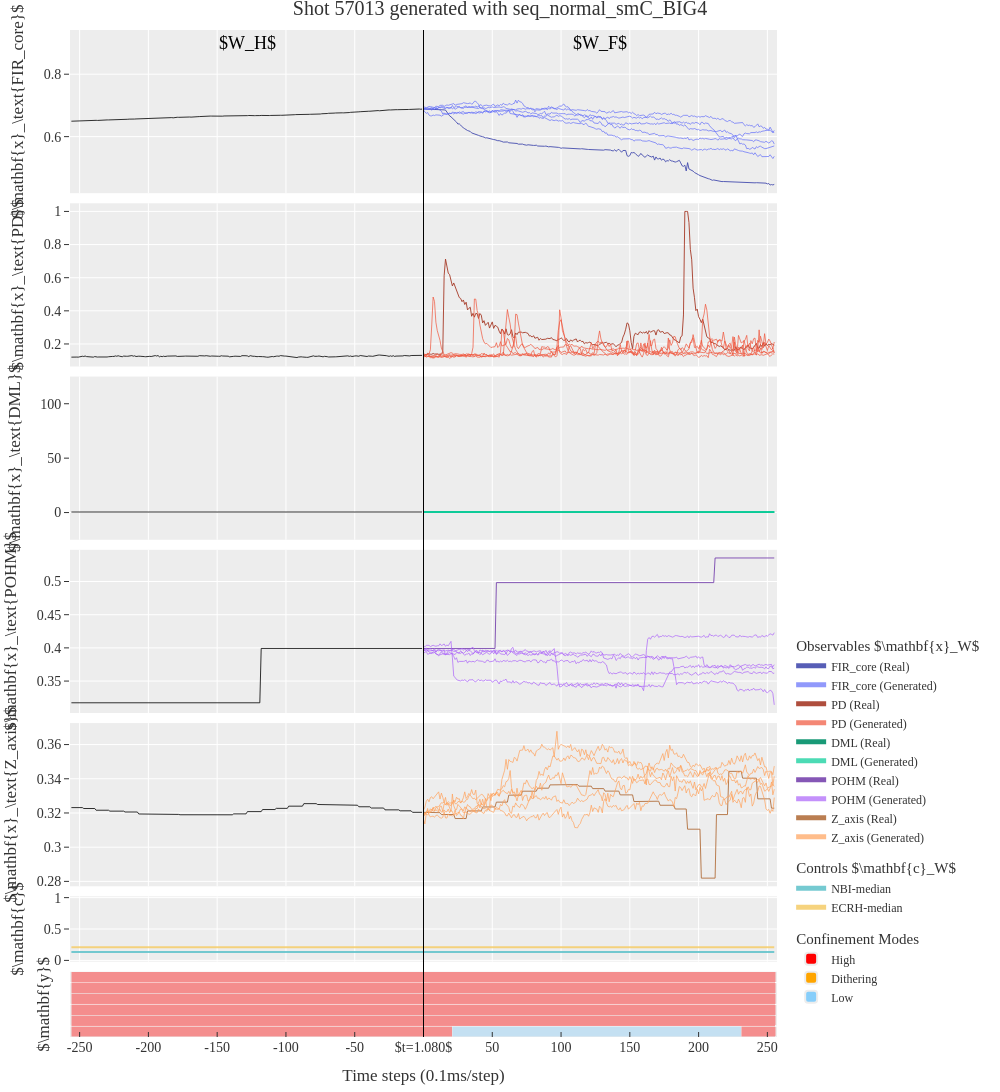

The cell this chart's notebook holds for it:
### Code cell
from importlib import reload

src.plotters.printing_plots = reload(src.plotters.printing_plots)
fig = src.plotters.printing_plots.multi_sample_single_window_lines_plotly(
    **output, title=f"Shot {shot_number} generated with {selected_run.name}"
)

### Figure 1 — Plotly figure (JSON) as saved in the notebook; plotly's stock layout.template omitted (floating-point values rounded to 4 significant figures; data arrays with more than 128 entries replaced by an {"elided": "..."} marker saying what was removed)
{"data": [{"legendgroup": "X", "legendgrouptitle": {"text": "Observables $\\mathbf{x}_W$"}, "line": {"color": "rgb(69.3, 77.0, 175.0)", "width": 1}, "mode": "lines", "name": "FIR_core (Real)", "opacity": 0.9, "type": "scatter", "x": {"elided": "256 int values"}, "xaxis": "x", "y": {"elided": "256 float values"}, "yaxis": "y"}, {"legendgroup": "X", "line": {"color": "#636EFA", "dash": "solid", "width": 1}, "mode": "lines", "name": "FIR_core (Generated)", "opacity": 0.7, "showlegend": true, "type": "scatter", "x": {"elided": "256 int values"}, "xaxis": "x", "y": {"elided": "256 float values"}, "yaxis": "y"}, {"legendgroup": "X", "line": {"color": "#636EFA", "dash": "solid", "width": 1}, "mode": "lines", "name": "FIR_core (Generated)", "opacity": 0.7, "showlegend": false, "type": "scatter", "x": {"elided": "256 int values"}, "xaxis": "x", "y": {"elided": "256 float values"}, "yaxis": "y"}, {"legendgroup": "X", "line": {"color": "#636EFA", "dash": "solid", "width": 1}, "mode": "lines", "name": "FIR_core (Generated)", "opacity": 0.7, "showlegend": false, "type": "scatter", "x": {"elided": "256 int values"}, "xaxis": "x", "y": {"elided": "256 float values"}, "yaxis": "y"}, {"legendgroup": "X", "line": {"color": "#636EFA", "dash": "solid", "width": 1}, "mode": "lines", "name": "FIR_core (Generated)", "opacity": 0.7, "showlegend": false, "type": "scatter", "x": {"elided": "256 int values"}, "xaxis": "x", "y": {"elided": "256 float values"}, "yaxis": "y"}, {"legendgroup": "X", "line": {"color": "#636EFA", "dash": "solid", "width": 1}, "mode": "lines", "name": "FIR_core (Generated)", "opacity": 0.7, "showlegend": false, "type": "scatter", "x": {"elided": "256 int values"}, "xaxis": "x", "y": {"elided": "256 float values"}, "yaxis": "y"}, {"legendgroup": "x", "line": {"color": "black", "width": 1}, "mode": "lines", "name": "FIR_core (history)", "opacity": 0.8, "showlegend": false, "type": "scatter", "x": {"elided": "256 int values"}, "xaxis": "x", "y": {"elided": "256 float values"}, "yaxis": "y"}, {"legendgroup": "X", "legendgrouptitle": {"text": "Observables $\\mathbf{x}_W$"}, "line": {"color": "rgb(167.29999999999998, 59.49999999999999, 41.3)", "width": 1}, "mode": "lines", "name": "PD (Real)", "opacity": 0.9, "type": "scatter", "x": {"elided": "256 int values"}, "xaxis": "x2", "y": {"elided": "256 float values"}, "yaxis": "y2"}, {"legendgroup": "X", "line": {"color": "#EF553B", "dash": "solid", "width": 1}, "mode": "lines", "name": "PD (Generated)", "opacity": 0.7, "showlegend": true, "type": "scatter", "x": {"elided": "256 int values"}, "xaxis": "x2", "y": {"elided": "256 float values"}, "yaxis": "y2"}, {"legendgroup": "X", "line": {"color": "#EF553B", "dash": "solid", "width": 1}, "mode": "lines", "name": "PD (Generated)", "opacity": 0.7, "showlegend": false, "type": "scatter", "x": {"elided": "256 int values"}, "xaxis": "x2", "y": {"elided": "256 float values"}, "yaxis": "y2"}, {"legendgroup": "X", "line": {"color": "#EF553B", "dash": "solid", "width": 1}, "mode": "lines", "name": "PD (Generated)", "opacity": 0.7, "showlegend": false, "type": "scatter", "x": {"elided": "256 int values"}, "xaxis": "x2", "y": {"elided": "256 float values"}, "yaxis": "y2"}, {"legendgroup": "X", "line": {"color": "#EF553B", "dash": "solid", "width": 1}, "mode": "lines", "name": "PD (Generated)", "opacity": 0.7, "showlegend": false, "type": "scatter", "x": {"elided": "256 int values"}, "xaxis": "x2", "y": {"elided": "256 float values"}, "yaxis": "y2"}, {"legendgroup": "X", "line": {"color": "#EF553B", "dash": "solid", "width": 1}, "mode": "lines", "name": "PD (Generated)", "opacity": 0.7, "showlegend": false, "type": "scatter", "x": {"elided": "256 int values"}, "xaxis": "x2", "y": {"elided": "256 float values"}, "yaxis": "y2"}, {"legendgroup": "x", "line": {"color": "black", "width": 1}, "mode": "lines", "name": "PD (history)", "opacity": 0.8, "showlegend": false, "type": "scatter", "x": {"elided": "256 int values"}, "xaxis": "x2", "y": {"elided": "256 float values"}, "yaxis": "y2"}, {"legendgroup": "X", "legendgrouptitle": {"text": "Observables $\\mathbf{x}_W$"}, "line": {"color": "rgb(0.0, 142.79999999999998, 105.0)", "width": 1}, "mode": "lines", "name": "DML (Real)", "opacity": 0.9, "type": "scatter", "x": {"elided": "256 int values"}, "xaxis": "x3", "y": {"elided": "256 float values"}, "yaxis": "y3"}, {"legendgroup": "X", "line": {"color": "#00CC96", "dash": "solid", "width": 1}, "mode": "lines", "name": "DML (Generated)", "opacity": 0.7, "showlegend": true, "type": "scatter", "x": {"elided": "256 int values"}, "xaxis": "x3", "y": {"elided": "256 float values"}, "yaxis": "y3"}, {"legendgroup": "X", "line": {"color": "#00CC96", "dash": "solid", "width": 1}, "mode": "lines", "name": "DML (Generated)", "opacity": 0.7, "showlegend": false, "type": "scatter", "x": {"elided": "256 int values"}, "xaxis": "x3", "y": {"elided": "256 float values"}, "yaxis": "y3"}, {"legendgroup": "X", "line": {"color": "#00CC96", "dash": "solid", "width": 1}, "mode": "lines", "name": "DML (Generated)", "opacity": 0.7, "showlegend": false, "type": "scatter", "x": {"elided": "256 int values"}, "xaxis": "x3", "y": {"elided": "256 float values"}, "yaxis": "y3"}, {"legendgroup": "X", "line": {"color": "#00CC96", "dash": "solid", "width": 1}, "mode": "lines", "name": "DML (Generated)", "opacity": 0.7, "showlegend": false, "type": "scatter", "x": {"elided": "256 int values"}, "xaxis": "x3", "y": {"elided": "256 float values"}, "yaxis": "y3"}, {"legendgroup": "X", "line": {"color": "#00CC96", "dash": "solid", "width": 1}, "mode": "lines", "name": "DML (Generated)", "opacity": 0.7, "showlegend": false, "type": "scatter", "x": {"elided": "256 int values"}, "xaxis": "x3", "y": {"elided": "256 float values"}, "yaxis": "y3"}, {"legendgroup": "x", "line": {"color": "black", "width": 1}, "mode": "lines", "name": "DML (history)", "opacity": 0.8, "showlegend": false, "type": "scatter", "x": {"elided": "256 int values"}, "xaxis": "x3", "y": {"elided": "256 float values"}, "yaxis": "y3"}, {"legendgroup": "X", "legendgrouptitle": {"text": "Observables $\\mathbf{x}_W$"}, "line": {"color": "rgb(119.69999999999999, 69.3, 175.0)", "width": 1}, "mode": "lines", "name": "POHM (Real)", "opacity": 0.9, "type": "scatter", "x": {"elided": "256 int values"}, "xaxis": "x4", "y": {"elided": "256 float values"}, "yaxis": "y4"}, {"legendgroup": "X", "line": {"color": "#AB63FA", "dash": "solid", "width": 1}, "mode": "lines", "name": "POHM (Generated)", "opacity": 0.7, "showlegend": true, "type": "scatter", "x": {"elided": "256 int values"}, "xaxis": "x4", "y": {"elided": "256 float values"}, "yaxis": "y4"}, {"legendgroup": "X", "line": {"color": "#AB63FA", "dash": "solid", "width": 1}, "mode": "lines", "name": "POHM (Generated)", "opacity": 0.7, "showlegend": false, "type": "scatter", "x": {"elided": "256 int values"}, "xaxis": "x4", "y": {"elided": "256 float values"}, "yaxis": "y4"}, {"legendgroup": "X", "line": {"color": "#AB63FA", "dash": "solid", "width": 1}, "mode": "lines", "name": "POHM (Generated)", "opacity": 0.7, "showlegend": false, "type": "scatter", "x": {"elided": "256 int values"}, "xaxis": "x4", "y": {"elided": "256 float values"}, "yaxis": "y4"}, {"legendgroup": "X", "line": {"color": "#AB63FA", "dash": "solid", "width": 1}, "mode": "lines", "name": "POHM (Generated)", "opacity": 0.7, "showlegend": false, "type": "scatter", "x": {"elided": "256 int values"}, "xaxis": "x4", "y": {"elided": "256 float values"}, "yaxis": "y4"}, {"legendgroup": "X", "line": {"color": "#AB63FA", "dash": "solid", "width": 1}, "mode": "lines", "name": "POHM (Generated)", "opacity": 0.7, "showlegend": false, "type": "scatter", "x": {"elided": "256 int values"}, "xaxis": "x4", "y": {"elided": "256 float values"}, "yaxis": "y4"}, {"legendgroup": "x", "line": {"color": "black", "width": 1}, "mode": "lines", "name": "POHM (history)", "opacity": 0.8, "showlegend": false, "type": "scatter", "x": {"elided": "256 int values"}, "xaxis": "x4", "y": {"elided": "256 float values"}, "yaxis": "y4"}, {"legendgroup": "X", "legendgrouptitle": {"text": "Observables $\\mathbf{x}_W$"}, "line": {"color": "rgb(178.5, 112.69999999999999, 62.99999999999999)", "width": 1}, "mode": "lines", "name": "Z_axis (Real)", "opacity": 0.9, "type": "scatter", "x": {"elided": "256 int values"}, "xaxis": "x5", "y": {"elided": "256 float values"}, "yaxis": "y5"}, {"legendgroup": "X", "line": {"color": "#FFA15A", "dash": "solid", "width": 1}, "mode": "lines", "name": "Z_axis (Generated)", "opacity": 0.7, "showlegend": true, "type": "scatter", "x": {"elided": "256 int values"}, "xaxis": "x5", "y": {"elided": "256 float values"}, "yaxis": "y5"}, {"legendgroup": "X", "line": {"color": "#FFA15A", "dash": "solid", "width": 1}, "mode": "lines", "name": "Z_axis (Generated)", "opacity": 0.7, "showlegend": false, "type": "scatter", "x": {"elided": "256 int values"}, "xaxis": "x5", "y": {"elided": "256 float values"}, "yaxis": "y5"}, {"legendgroup": "X", "line": {"color": "#FFA15A", "dash": "solid", "width": 1}, "mode": "lines", "name": "Z_axis (Generated)", "opacity": 0.7, "showlegend": false, "type": "scatter", "x": {"elided": "256 int values"}, "xaxis": "x5", "y": {"elided": "256 float values"}, "yaxis": "y5"}, {"legendgroup": "X", "line": {"color": "#FFA15A", "dash": "solid", "width": 1}, "mode": "lines", "name": "Z_axis (Generated)", "opacity": 0.7, "showlegend": false, "type": "scatter", "x": {"elided": "256 int values"}, "xaxis": "x5", "y": {"elided": "256 float values"}, "yaxis": "y5"}, {"legendgroup": "X", "line": {"color": "#FFA15A", "dash": "solid", "width": 1}, "mode": "lines", "name": "Z_axis (Generated)", "opacity": 0.7, "showlegend": false, "type": "scatter", "x": {"elided": "256 int values"}, "xaxis": "x5", "y": {"elided": "256 float values"}, "yaxis": "y5"}, {"legendgroup": "x", "line": {"color": "black", "width": 1}, "mode": "lines", "name": "Z_axis (history)", "opacity": 0.8, "showlegend": false, "type": "scatter", "x": {"elided": "256 int values"}, "xaxis": "x5", "y": {"elided": "256 float values"}, "yaxis": "y5"}, {"legendgroup": "(C)", "legendgrouptitle": {"text": "Controls $\\mathbf{c}_W$"}, "line": {"color": "rgb(102, 197, 204)", "width": 2}, "mode": "lines", "name": "NBI-median", "opacity": 0.9, "type": "scatter", "x": {"elided": "512 int values"}, "xaxis": "x6", "y": {"elided": "512 float values"}, "yaxis": "y6"}, {"legendgroup": "(C)", "legendgrouptitle": {"text": "Controls $\\mathbf{c}_W$"}, "line": {"color": "rgb(246, 207, 113)", "width": 2}, "mode": "lines", "name": "ECRH-median", "opacity": 0.9, "type": "scatter", "x": {"elided": "512 int values"}, "xaxis": "x6", "y": {"elided": "512 float values"}, "yaxis": "y6"}, {"hoverinfo": "skip", "marker": {"color": "black", "opacity": 0}, "orientation": "h", "showlegend": false, "type": "bar", "x": [-256, 0], "xaxis": "x7", "y": [-12.5, -12.5], "yaxis": "y7"}, {"customdata": [[-1, -256, 21, "H"], [-1, 21, 231, "L"], [-1, 231, 256, "H"]], "hovertemplate": "Mode: %{customdata[3]}<br>Shot #%{customdata[0]}<br>Time steps: %{customdata[1]} - %{customdata[2]}<br>(%{x} steps)", "marker": {"color": ["red", "lightskyblue", "red"], "opacity": 0.4}, "orientation": "h", "showlegend": false, "type": "bar", "width": 25, "x": [277, 210, 25], "xaxis": "x7", "y": [-12.5, -12.5, -12.5], "yaxis": "y7"}, {"hoverinfo": "skip", "marker": {"color": "black", "opacity": 0}, "orientation": "h", "showlegend": false, "type": "bar", "x": [-256, 0], "xaxis": "x7", "y": [12.5, 12.5], "yaxis": "y7"}, {"customdata": [[-1, -256, 256, "H"]], "hovertemplate": "Mode: %{customdata[3]}<br>Shot #%{customdata[0]}<br>Time steps: %{customdata[1]} - %{customdata[2]}<br>(%{x} steps)", "marker": {"color": ["red"], "opacity": 0.4}, "orientation": "h", "showlegend": false, "type": "bar", "width": 25, "x": [512], "xaxis": "x7", "y": [12.5], "yaxis": "y7"}, {"hoverinfo": "skip", "marker": {"color": "black", "opacity": 0}, "orientation": "h", "showlegend": false, "type": "bar", "x": [-256, 0], "xaxis": "x7", "y": [37.5, 37.5], "yaxis": "y7"}, {"customdata": [[-1, -256, 256, "H"]], "hovertemplate": "Mode: %{customdata[3]}<br>Shot #%{customdata[0]}<br>Time steps: %{customdata[1]} - %{customdata[2]}<br>(%{x} steps)", "marker": {"color": ["red"], "opacity": 0.4}, "orientation": "h", "showlegend": false, "type": "bar", "width": 25, "x": [512], "xaxis": "x7", "y": [37.5], "yaxis": "y7"}, {"hoverinfo": "skip", "marker": {"color": "black", "opacity": 0}, "orientation": "h", "showlegend": false, "type": "bar", "x": [-256, 0], "xaxis": "x7", "y": [62.5, 62.5], "yaxis": "y7"}, {"customdata": [[-1, -256, 256, "H"]], "hovertemplate": "Mode: %{customdata[3]}<br>Shot #%{customdata[0]}<br>Time steps: %{customdata[1]} - %{customdata[2]}<br>(%{x} steps)", "marker": {"color": ["red"], "opacity": 0.4}, "orientation": "h", "showlegend": false, "type": "bar", "width": 25, "x": [512], "xaxis": "x7", "y": [62.5], "yaxis": "y7"}, {"hoverinfo": "skip", "marker": {"color": "black", "opacity": 0}, "orientation": "h", "showlegend": false, "type": "bar", "x": [-256, 0], "xaxis": "x7", "y": [87.5, 87.5], "yaxis": "y7"}, {"customdata": [[-1, -256, 256, "H"]], "hovertemplate": "Mode: %{customdata[3]}<br>Shot #%{customdata[0]}<br>Time steps: %{customdata[1]} - %{customdata[2]}<br>(%{x} steps)", "marker": {"color": ["red"], "opacity": 0.4}, "orientation": "h", "showlegend": false, "type": "bar", "width": 25, "x": [512], "xaxis": "x7", "y": [87.5], "yaxis": "y7"}, {"hoverinfo": "skip", "marker": {"color": "black", "opacity": 0}, "orientation": "h", "showlegend": false, "type": "bar", "x": [-256, 0], "xaxis": "x7", "y": [112.5, 112.5], "yaxis": "y7"}, {"customdata": [[-1, -256, 256, "H"]], "hovertemplate": "Mode: %{customdata[3]}<br>Shot #%{customdata[0]}<br>Time steps: %{customdata[1]} - %{customdata[2]}<br>(%{x} steps)", "marker": {"color": ["red"], "opacity": 0.4}, "orientation": "h", "showlegend": false, "type": "bar", "width": 25, "x": [512], "xaxis": "x7", "y": [112.5], "yaxis": "y7"}, {"legendgroup": "Modes", "legendgrouptitle": {"text": "Confinement Modes"}, "marker": {"color": "red", "opacity": 0.5}, "name": "High", "showlegend": true, "type": "bar", "x": [null], "xaxis": "x7", "y": [0], "yaxis": "y7"}, {"legendgroup": "Modes", "marker": {"color": "orange", "opacity": 0.5}, "name": "Dithering", "showlegend": true, "type": "bar", "x": [null], "xaxis": "x7", "y": [null], "yaxis": "y7"}, {"legendgroup": "Modes", "marker": {"color": "lightskyblue", "opacity": 0.5}, "name": "Low", "showlegend": true, "type": "bar", "x": [null], "xaxis": "x7", "y": [null], "yaxis": "y7"}], "layout": {"annotations": [{"align": "center", "bgcolor": "rgba(255,255,255,0.0)", "borderpad": 2, "font": {"color": "black", "size": 18}, "showarrow": false, "text": "$W_H$", "x": -128, "xref": "x", "y": 0.9, "yref": "y"}, {"align": "center", "bgcolor": "rgba(255,255,255,0.0)", "borderpad": 2, "font": {"color": "black", "size": 18}, "showarrow": false, "text": "$W_F$", "x": 128, "xref": "x", "y": 0.9, "yref": "y"}], "barcornerradius": 1, "barmode": "stack", "font": {"family": "serif", "size": 14}, "height": 1500, "hovermode": "closest", "legend": {"bgcolor": "rgba(0,0,0,0)", "font": {"size": 12}, "itemsizing": "constant", "orientation": "v", "traceorder": "grouped", "y": 0.025, "yanchor": "bottom", "yref": "paper"}, "margin": {"b": 20, "l": 10, "r": 20, "t": 30}, "shapes": [{"layer": "above", "line": {"color": "black", "dash": "solid", "width": 1}, "opacity": 0.8, "type": "line", "x0": 0, "x1": 0, "xref": "x", "y0": 0, "y1": 1, "yref": "paper"}, {"layer": "above", "line": {"color": "black", "dash": "solid", "width": 1}, "opacity": 0.8, "type": "line", "x0": 0, "x1": 0, "xref": "x2", "y0": 0, "y1": 1, "yref": "paper"}, {"layer": "above", "line": {"color": "black", "dash": "solid", "width": 1}, "opacity": 0.8, "type": "line", "x0": 0, "x1": 0, "xref": "x3", "y0": 0, "y1": 1, "yref": "paper"}, {"layer": "above", "line": {"color": "black", "dash": "solid", "width": 1}, "opacity": 0.8, "type": "line", "x0": 0, "x1": 0, "xref": "x4", "y0": 0, "y1": 1, "yref": "paper"}, {"layer": "above", "line": {"color": "black", "dash": "solid", "width": 1}, "opacity": 0.8, "type": "line", "x0": 0, "x1": 0, "xref": "x5", "y0": 0, "y1": 1, "yref": "paper"}, {"layer": "above", "line": {"color": "black", "dash": "solid", "width": 1}, "opacity": 0.8, "type": "line", "x0": 0, "x1": 0, "xref": "x6", "y0": 0, "y1": 1, "yref": "paper"}, {"layer": "above", "line": {"color": "black", "dash": "solid", "width": 1}, "opacity": 0.8, "type": "line", "x0": 0, "x1": 0, "xref": "x7", "y0": 0, "y1": 1, "yref": "paper"}], "title": {"text": "Shot 57013 generated with seq_normal_smC_BIG4"}, "width": 1000, "xaxis": {"anchor": "y", "domain": [0, 1], "matches": "x7", "range": [-256, 256], "showgrid": true, "showticklabels": false, "ticks": "", "tickvals": [-250, -200, -150, -100, -50, 0, 50, 100, 150, 200, 250]}, "xaxis2": {"anchor": "y2", "domain": [0, 1], "matches": "x7", "range": [-256, 256], "showgrid": true, "showticklabels": false, "ticks": "", "tickvals": [-250, -200, -150, -100, -50, 0, 50, 100, 150, 200, 250]}, "xaxis3": {"anchor": "y3", "domain": [0, 1], "matches": "x7", "range": [-256, 256], "showgrid": true, "showticklabels": false, "ticks": "", "tickvals": [-250, -200, -150, -100, -50, 0, 50, 100, 150, 200, 250]}, "xaxis4": {"anchor": "y4", "domain": [0, 1], "matches": "x7", "range": [-256, 256], "showgrid": true, "showticklabels": false, "ticks": "", "tickvals": [-250, -200, -150, -100, -50, 0, 50, 100, 150, 200, 250]}, "xaxis5": {"anchor": "y5", "domain": [0, 1], "matches": "x7", "range": [-256, 256], "showgrid": true, "showticklabels": false, "ticks": "", "tickvals": [-250, -200, -150, -100, -50, 0, 50, 100, 150, 200, 250]}, "xaxis6": {"anchor": "y6", "domain": [0, 1], "matches": "x7", "range": [-256, 256], "showgrid": true, "showticklabels": false, "ticks": "", "tickvals": [-250, -200, -150, -100, -50, 0, 50, 100, 150, 200, 250]}, "xaxis7": {"anchor": "y7", "domain": [0, 1], "range": [-257, 257], "showgrid": false, "showticklabels": true, "ticks": "inside", "ticktext": [-250, -200, -150, -100, -50, "$t=1.080$", 50, 100, 150, 200, 250], "tickvals": [-250, -200, -150, -100, -50, 0, 50, 100, 150, 200, 250], "title": {"text": "Time steps (0.1ms/step)"}}, "yaxis": {"anchor": "x", "domain": [0.8379, 1], "showticklabels": true, "title": {"text": "$\\mathbf{x}_\\text{FIR_core}$"}}, "yaxis2": {"anchor": "x2", "domain": [0.6659, 0.8279], "showticklabels": true, "title": {"text": "$\\mathbf{x}_\\text{PD}$"}}, "yaxis3": {"anchor": "x3", "domain": [0.4938, 0.6559], "fixedrange": true, "range": [-25, 125], "showgrid": false, "showticklabels": true, "title": {"text": "$\\mathbf{x}_\\text{DML}$"}}, "yaxis4": {"anchor": "x4", "domain": [0.3217, 0.4838], "showticklabels": true, "title": {"text": "$\\mathbf{x}_\\text{POHM}$"}}, "yaxis5": {"anchor": "x5", "domain": [0.1497, 0.3117], "showticklabels": true, "title": {"text": "$\\mathbf{x}_\\text{Z_axis}$"}}, "yaxis6": {"anchor": "x6", "domain": [0.07483, 0.1397], "range": [-0.02, 1.02], "showticklabels": true, "title": {"text": "$\\mathbf{c}$"}}, "yaxis7": {"anchor": "x7", "domain": [0, 0.06483], "showticklabels": false, "ticks": "", "title": {"text": "$\\mathbf{y}$"}}}}
